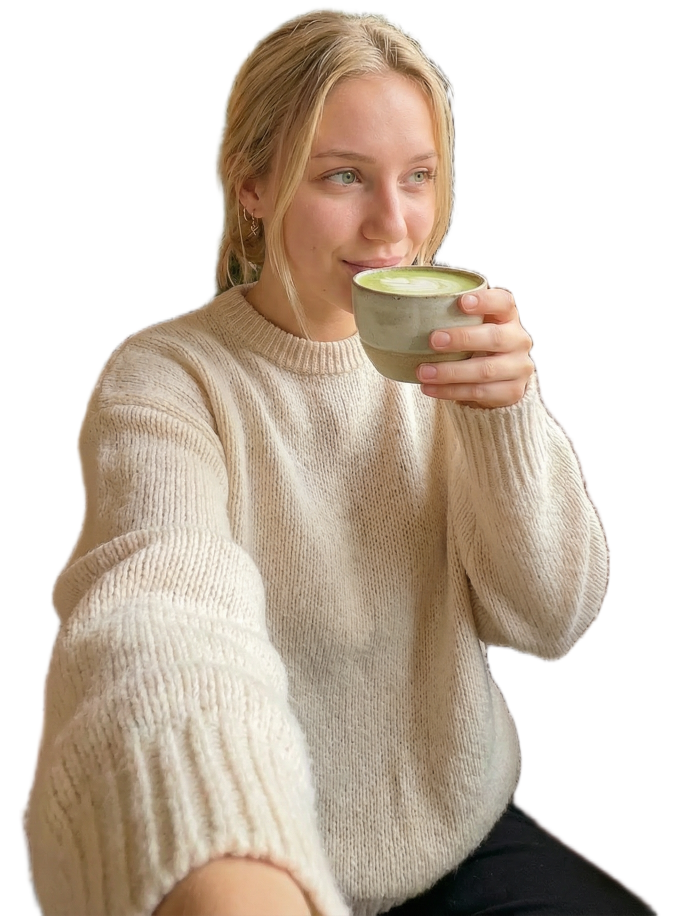
#> input picture assets/fille1.png, 1380 x 1831 px (shown at 1/2 size)
$ python -i image_overlay.py   (imports and definitions only)
#> lines starting #> are read from the running program, lines starting #| are printed output that depends on the picture
#> further down, picture is the input picture: PIL image 1380x1831 RGBA; mean R, G, B, A 101.3, 88.1, 74.6, 146.9
from __future__ import annotations

import math
import os
from pathlib import Path
from typing import Iterable, Tuple

from PIL import Image, ImageDraw, ImageFont

try:
    from playwright.sync_api import sync_playwright
    PLAYWRIGHT_AVAILABLE = True
except ImportError:
    PLAYWRIGHT_AVAILABLE = False

# Flags requis pour Chromium en conteneur Docker (évite les blocages sur /dev/shm)
CHROMIUM_DOCKER_ARGS = [
    "--no-sandbox",
    "--disable-setuid-sandbox",
    "--disable-dev-shm-usage",
    "--disable-gpu",
]
PLAYWRIGHT_TIMEOUT_MS = int(os.getenv("PLAYWRIGHT_TIMEOUT_MS", "30000"))

ROOT = Path(__file__).resolve().parent
DEFAULT_INTRO_TEMPLATE = ROOT / "backend" / "templates" / "intro" / "leafee-v2.html"
DEFAULT_TIP_TEMPLATE = ROOT / "backend" / "templates" / "tip" / "leafee-v2.html"

# Dimensions cibles pour TikTok (9:16)
TARGET_WIDTH = 1080
TARGET_HEIGHT = 1920

# Couleurs (approx) inspirées de ton exemple
ORANGE = (255, 138, 61, 255)  # bandeau
WHITE = (255, 255, 255, 255)
BLACK = (0, 0, 0, 255)


# [35 lines left out: function _load_font, not called in this run]


def _resize_to_target(image: Image.Image) -> Image.Image:
    """
    Recadre l'image d'entrée en 9:16 (1080x1920) en gardant le centre.
    """
    w, h = image.size
#> w = 1380; h = 1831
    target_ratio = TARGET_WIDTH / TARGET_HEIGHT
    current_ratio = w / h
#> current_ratio = 0.754

    if abs(current_ratio - target_ratio) < 1e-3:
        return image.resize((TARGET_WIDTH, TARGET_HEIGHT), Image.LANCZOS)

    if current_ratio > target_ratio:
        # Trop large -> couper les côtés
        new_w = int(h * target_ratio)
#> new_w = 1029
        left = (w - new_w) // 2
#> left = 175
        box = (left, 0, left + new_w, h)
#> box = (175, 0, 1204, 1831)
    else:
        # Trop haut -> couper en haut/bas
        new_h = int(w / target_ratio)
        top = (h - new_h) // 2
        box = (0, top, w, top + new_h)

    cropped = image.crop(box)
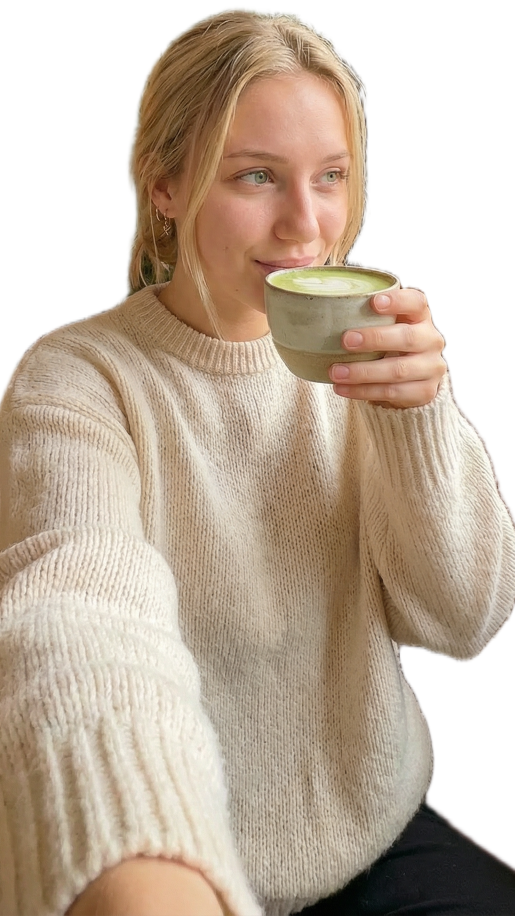
#> cropped: PIL image 1029x1831 RGBA (shown at 1/2 size); mean R, G, B, A 129.8, 113.4, 96.6, 187; transparent parts drawn white
    return cropped.resize((TARGET_WIDTH, TARGET_HEIGHT), Image.LANCZOS)


# [468 lines left out: functions _draw_rounded_rectangle, _wrap_text_to_width, _draw_text_centered_in_box, create_intro_image, _create_intro_image_from_html, _parse_hex_color and 5 more, not called in this run]


__all__ = ["create_intro_image", "create_tip_image", "TARGET_WIDTH", "TARGET_HEIGHT"]

>>> from PIL import Image
>>> picture = Image.open('assets/fille1.png')
>>> result = _resize_to_target(picture)

$ run again, on assets/fille2.png
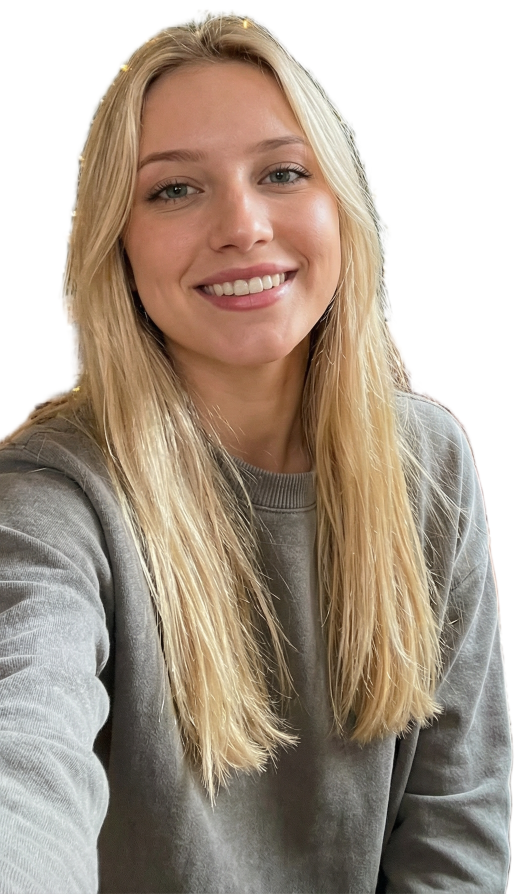
#> input picture assets/fille2.png, 1054 x 1787 px (shown at 1/2 size)
#> picture is the input picture: PIL image 1054x1787 RGBA; mean R, G, B, A 112.3, 98.1, 84, 187.8
#> in _resize_to_target, `cropped = image.crop(box)`:
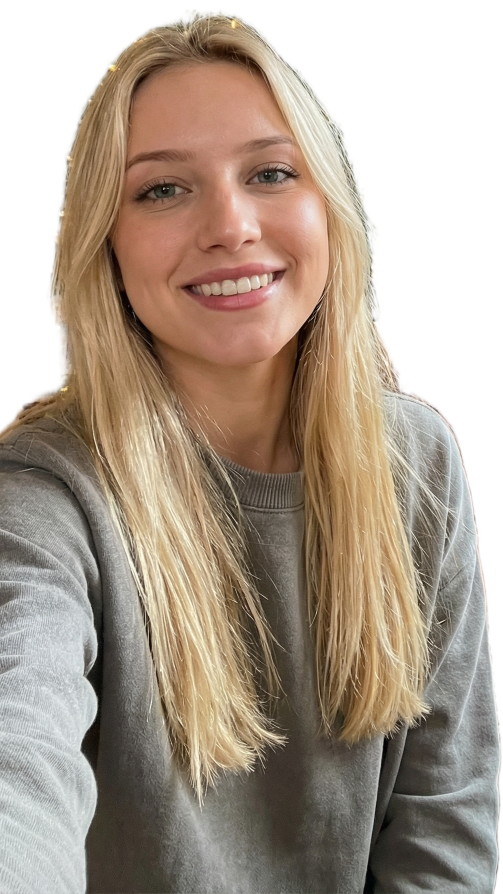
#> cropped: PIL image 1005x1787 RGBA (shown at 1/2 size); mean R, G, B, A 115.9, 101.1, 86.3, 193.8; transparent parts drawn white

$ run again, on assets/fille3.png
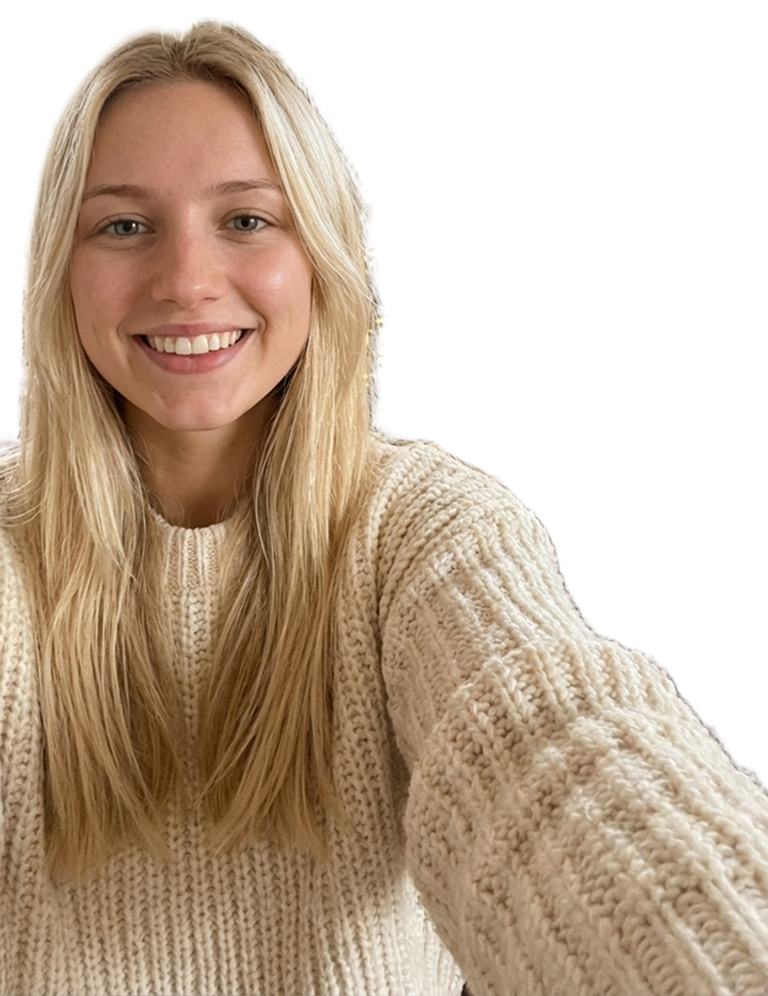
#> input picture assets/fille3.png, 768 x 996 px
#> picture is the input picture: PIL image 768x996 RGBA; mean R, G, B, A 110.9, 91.3, 72.4, 164.6
#> in _resize_to_target, `cropped = image.crop(box)`:
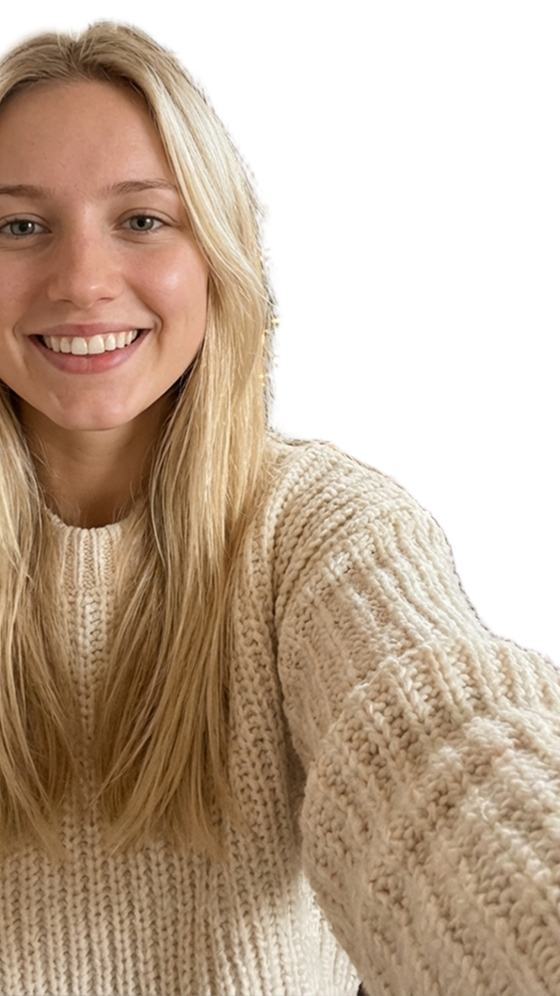
#> cropped: PIL image 560x996 RGBA; mean R, G, B, A 116.3, 94.9, 74.8, 175.6; transparent parts drawn white
